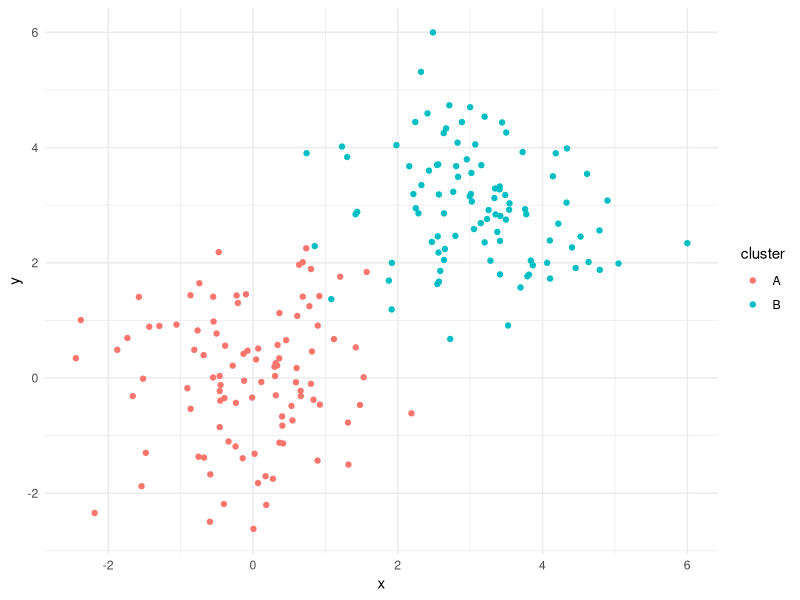

Here is the R script that generated this plot:
## ---- chunk 1
# Packages ----------------------------------------------------------------
library(tidyr)
library(plyr)
library(dplyr)
library(ggplot2)
library(gganimate)

# Generate Data -----------------------------------------------------------

# We generate some data using 2 different normal distributions

# data for cluster 1
c1_data <- data.frame("cluster" = "A",
                      "x" = rnorm(100,0,1),
                      "y" = rnorm(100,0,1))

c2_data <- data.frame("cluster" = "B",
                      "x" = rnorm(100,3,1),
                      "y" = rnorm(100,3,1))

# Join clusters together
data <- rbind(c1_data,
              c2_data)

# Plot
ggplot(data,aes(x = x, y = y, col = cluster)) +
  geom_point() +
  theme_minimal()

# Set Seed
set.seed(0216)

# shuffle data
data <- sample(data)

# remove cluster column in preperation for k-means algorithm
data <- data %>%
  dplyr::select(-cluster)


# K-Means Clustering ------------------------------------------------------

kMeansVersionRo <- function(data, k = 2, iterations = 10){
  
  # STEP 1: INITIALIZE LISTS
  
  # initialize means list
  means_list <- vector("list", length = iterations)
  
  # intiialize closest distances list
  closest_distances_list <- vector("list", length = iterations)
  
  # Initialize plots
  plots_list <- vector("list", length = iterations)
  
  # STEP 2: GET STARTING MEANS
  
  # Get starting means - from random sampled points in the data set
  means <- sample_n(data,
                    k,
                    replace = FALSE)

  
  # STEP 3: START K-MEANS PROCESS
  
  # Begin looping through iterations
  for (i in 1:iterations){
  
    # Put current means into means_list
    means_list[[i]] <- means %>%
      mutate(kmeanid = 1:k,
             Iteration = i)
    
    # Calculate Euclidean distance from each observation to each mean
    distances <- vector("list", length = k)
    
    for (j in 1:k){
      distances[[j]] <- ldply(apply(data,
                                    1,
                                    FUN = function(x){
                                      sqrt(rowSums((x - means[j,])^2))})) %>%
        mutate("kmeanid" = j)
    }
    
    # Pull together into one dataframe
    distances <- ldply(distances) %>%
      mutate(index = ((row_number() - 1) %/% k) + 1,
             index = rep(seq(nrow(data)), k)) %>%
      rename("Distance" = V1)
    
    # add index to data
    data_with_index <- data %>%
      mutate(index = seq(nrow(data)))
    
    # bolt on x and y values using the index
    distances <- merge(distances,
                       data_with_index,
                       by = "index")
    
    # Find min mean
    closest_distances <- distances %>%
      group_by(index) %>%
      filter(Distance == min(Distance)) %>%
      ungroup() %>%
      mutate(Iteration = i)
    
    # Store closest_distances
    closest_distances_list[[i]] <- closest_distances
    
    # Store the plot
    plots_list[[i]] <- ggplot() +
      geom_point(data = closest_distances,
                 aes(x = x,
                     y = y,
                     col = as.factor(kmeanid))) +
      geom_point(data = means,
                 aes(x = x,
                     y = y),
                 color = c("red","blue"),
                 size = 5) +
      ggtitle(paste0("K-Means Clustering Iteration: ", i))
    
    # Update means
    means <- closest_distances %>%
      dplyr::select(-c(index,Distance, Iteration)) %>%
      group_by(kmeanid) %>%
      summarise_all(.funs = mean) %>%
      ungroup() %>%
      dplyr::select(-kmeanid)
    
    # Print iteration number
    print(paste0("Iteration: ", i))

  }
  
  output <- list("means" = means_list,
                 "data" = closest_distances_list,
                 "plots" = plots_list)
  
  
}

# Use function:
cluster_means <- kMeansVersionRo(data, k = 2, iterations = 5)


# Animation Plot ----------------------------------------------------------

# Data
plot_points <- ldply(cluster_means$data)

# Means
plot_means <- ldply(cluster_means$means)

# Plot
p <- ggplot() +
  geom_point(data = plot_points,
             aes(x = x,
                 y = y,
                 col = as.factor(kmeanid)),
             size = 2,
             alpha = 0.8,
             shape = 4) +
  geom_point(data = plot_means,
             aes(x = x,
                 y = y,
                 col = as.factor(kmeanid)),
             size = 5)+
  theme_minimal() +
  guides(col = guide_legend(title = "Cluster")) +
  theme(plot.title = element_text(size = 20))

# Animate plot by iteration
p + transition_manual(Iteration) + labs(title = "k-Means Iteration: {frame}")
